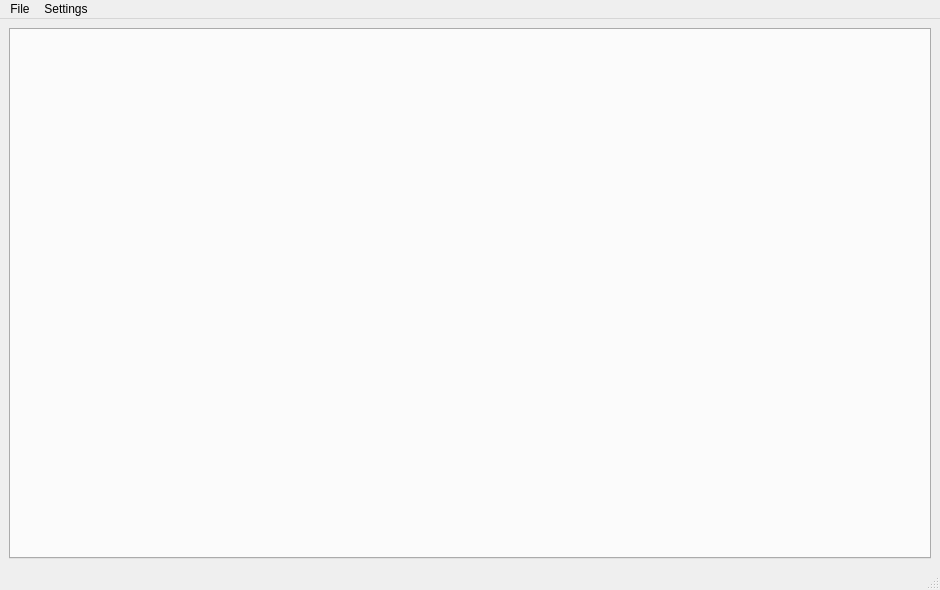
<?xml version="1.0" encoding="UTF-8"?>
<ui version="4.0">
 <class>MainWindow</class>
 <widget class="QMainWindow" name="MainWindow">
  <property name="geometry">
   <rect>
    <x>0</x>
    <y>0</y>
    <width>940</width>
    <height>590</height>
   </rect>
  </property>
  <property name="windowTitle">
   <string>Speechy Keen</string>
  </property>
  <property name="windowIcon">
   <iconset>
    <normaloff>../resources/images/SpeechyKeenLogo.png</normaloff>../resources/images/SpeechyKeenLogo.png</iconset>
  </property>
  <property name="iconSize">
   <size>
    <width>40</width>
    <height>40</height>
   </size>
  </property>
  <widget class="QWidget" name="centralwidget">
   <layout class="QVBoxLayout" name="verticalLayout">
    <item>
     <widget class="QTabWidget" name="tabWidget">
      <property name="currentIndex">
       <number>-1</number>
      </property>
     </widget>
    </item>
   </layout>
  </widget>
  <widget class="QMenuBar" name="menubar">
   <property name="geometry">
    <rect>
     <x>0</x>
     <y>0</y>
     <width>940</width>
     <height>31</height>
    </rect>
   </property>
   <widget class="QMenu" name="menuFile">
    <property name="title">
     <string>File</string>
    </property>
    <addaction name="actionExit"/>
   </widget>
   <widget class="QMenu" name="menuSettings">
    <property name="title">
     <string>Settings</string>
    </property>
    <addaction name="actionAlarm_Flags"/>
    <addaction name="actionScoring_Settings"/>
    <addaction name="actionInfo"/>
   </widget>
   <addaction name="menuFile"/>
   <addaction name="menuSettings"/>
  </widget>
  <widget class="QStatusBar" name="statusbar"/>
  <action name="actionDashboard">
   <property name="text">
    <string>Dashboard</string>
   </property>
  </action>
  <action name="actionSpeech_Notes">
   <property name="text">
    <string>Speech Notes</string>
   </property>
  </action>
  <action name="actionOpen">
   <property name="text">
    <string>Open Speech</string>
   </property>
  </action>
  <action name="actionAlarm_Flags">
   <property name="text">
    <string>Alert Flags</string>
   </property>
  </action>
  <action name="actionTheme">
   <property name="text">
    <string>Theme</string>
   </property>
  </action>
  <action name="actionPreference_Profiles">
   <property name="text">
    <string>Preference Profiles</string>
   </property>
  </action>
  <action name="actionAll_Settings">
   <property name="text">
    <string>All Settings</string>
   </property>
  </action>
  <action name="actionPresentation">
   <property name="text">
    <string>Presentation</string>
   </property>
  </action>
  <action name="actionExit">
   <property name="text">
    <string>Exit</string>
   </property>
  </action>
  <action name="actionStats">
   <property name="checkable">
    <bool>true</bool>
   </property>
   <property name="checked">
    <bool>true</bool>
   </property>
   <property name="text">
    <string>Stats</string>
   </property>
  </action>
  <action name="actionNotes">
   <property name="checkable">
    <bool>true</bool>
   </property>
   <property name="checked">
    <bool>true</bool>
   </property>
   <property name="text">
    <string>Notes</string>
   </property>
  </action>
  <action name="actionSpeech_Prompts">
   <property name="checkable">
    <bool>true</bool>
   </property>
   <property name="checked">
    <bool>true</bool>
   </property>
   <property name="text">
    <string>Speech Prompts</string>
   </property>
  </action>
  <action name="actionFacial_Analysis">
   <property name="checkable">
    <bool>true</bool>
   </property>
   <property name="checked">
    <bool>true</bool>
   </property>
   <property name="text">
    <string>Facial Analysis</string>
   </property>
  </action>
  <action name="actionClock">
   <property name="checkable">
    <bool>true</bool>
   </property>
   <property name="checked">
    <bool>true</bool>
   </property>
   <property name="text">
    <string>Clock</string>
   </property>
  </action>
  <action name="actionDisfluency_Tally">
   <property name="checkable">
    <bool>true</bool>
   </property>
   <property name="checked">
    <bool>true</bool>
   </property>
   <property name="text">
    <string>Disfluency Tally</string>
   </property>
  </action>
  <action name="actionScoring_Settings">
   <property name="text">
    <string>Scoring Settings</string>
   </property>
  </action>
  <action name="actionInfo">
   <property name="text">
    <string>Info</string>
   </property>
  </action>
 </widget>
 <resources/>
 <connections/>
</ui>
